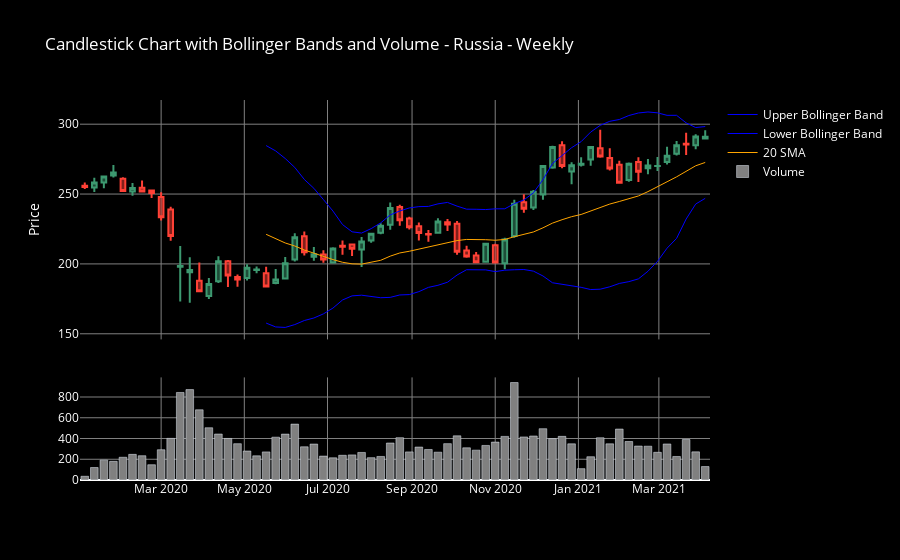

Here is the notebook cell this chart was saved with:
### Code cell
plot_stock_data(russiaw, "Russia - Weekly")
candlestick_volume(russiaw, "Russia - Weekly")
